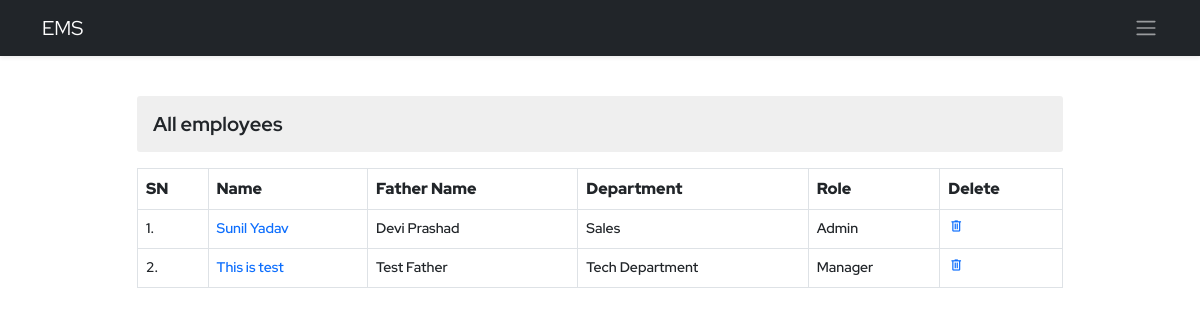
Page /ems/employee-view/ (signed in) on the earlier database version.
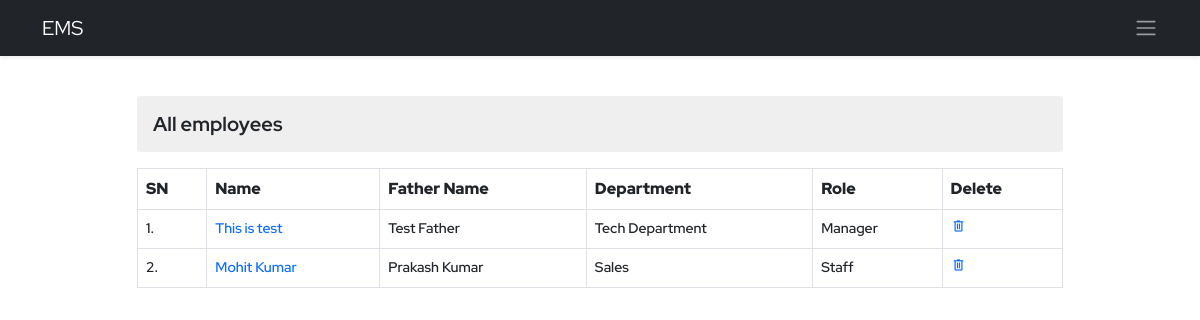
Same page on the later database version.
### ems/models.py (models this page shows, shortened)
class Employee(models.Model):
    empid=models.AutoField(primary_key=True)
    user=models.OneToOneField(User,on_delete=models.CASCADE)
    name=models.CharField(max_length=50)
    father_name=models.CharField(max_length=50)
    avtar=models.ImageField(upload_to='employee_profile_images', null=True, blank=True)
    dob=models.DateField()
    email=models.EmailField(max_length=100)
    mobile_no=models.IntegerField()
    emergency_mobile_no=models.IntegerField(null=True,blank=True)
    address=models.OneToOneField(Address, on_delete=models.CASCADE,blank=True, null=True,)
    designation=models.CharField(max_length=70)
    role=models.ForeignKey(Role, on_delete=models.SET_NULL,blank=True, null=True,)
    department=models.ForeignKey(Department, on_delete=models.SET_NULL,blank=True, null=True,)
    joining_date=models.DateField()
    status=models.CharField(max_length=15)

class Department(models.Model):
    name=models.CharField(max_length=70, unique=True)
    description=models.TextField(max_length=200)
    def __str__(self):
        return self.name

class Role(models.Model):
    name=models.CharField(max_length=70, unique=True)
    description=models.TextField(max_length=200)
    def __str__(self):
        return self.name

### ems/views.py (the view)
# urls.py: path('employee-view/',viewEmployee,name='employee-view'),
@login_required()
def viewEmployee(request):
    context = {}
    try:
        employees = Employee.objects.all()
        context['employees'] = employees
    except Exception as e:
        print('View Employee Exception : ', e)
    return render(request, 'ems/view_employee.html', context)

### ems/templates/ems/view_employee.html (shortened to what this page needs)
{% extends './base.html' %}
{% block body %}
<div class="container py-4">
    <div class="row d-flex align-items-center justify-content-center">
        <div class="col-12 col-sm-10 overflow-auto">
            <h3 class="my-3 derpartment-title">All employees</h3>
            <table class="table table-bordered department-table">
                <tr>
                    <th>SN</th>
                    <th>Name</th>
                    <th>Father Name</th>
                    <th>Department</th>
                    <th>Role</th>
                    <th>Delete</th>
                </tr>
                {% for employee in employees %}
                <tr>
                    <td>{{forloop.counter}}.</td>
                    <td><a class="" href="{% url 'ems:employee-detail' employee.empid %}">{{employee.name}}</a></td>
                    <td>{{employee.father_name}}</td>
                    <td>{{employee.department}}</td>
                    <td>{{employee.role}}</td>
                    <td><a href="{% url 'ems:employee-delete' employee.empid %}" class="delete"><span class="material-symbols-outlined">
                        delete</span></a></td>
                </tr>
                {% endfor %}
            </table>
        </div>
    </div>
</div>
{% endblock body %}

### ems/templates/ems/base.html (shortened to what this page needs)
<!DOCTYPE html>
{% load static %}
<html lang="en">
<head>
    <link href="https://cdn.jsdelivr.net/npm/bootstrap@5.2.0/dist/css/bootstrap.min.css" rel="stylesheet"
>
    <link href='https://unpkg.com/boxicons@2.1.2/css/boxicons.min.css' rel='stylesheet'>
    <link rel="stylesheet" href="{% static 'css/style.css' %}">
</head>
<body>
    <header class="shadow-sm">
        <nav class="navbar navbar-expand-lg bg-dark navbar-dark">
            <div class="container">
                <a class="navbar-brand" href="{% url 'ems:ems' %}">EMS</a>
                <a class="cursor-pointer" data-bs-toggle="offcanvas" data-bs-target="#staticBackdrop"
                    aria-controls="staticBackdrop"><span class="navbar-toggler-icon"></span></a>
            </div>
        </nav>
    </header>
    <main>
        {% block body %}{% endblock body %}
    </main>
</body>
</html>

### static/css/style.css (style rules this page uses)
* { margin: 0; padding: 0; box-sizing: border-box; }
:root { --body-font: 'Red Hat Display', sans-serif; --second-font: 'Kaushan Script', cursive; --biggest-font-size: 2rem; --bigger-font-size: 1.5rem; --big-font-size: 1.25rem; --h1-font-size: 1.5rem; --h2-font-size: 1.25rem; --h3-font-size: 1rem; --normal-font-size: .938rem; --small-font-size: .813rem; --smaller-font-size: .75rem; --font-bold: 700; --font-black: 900; }
@media screen and (min-width: 1024px) { :root { --biggest-font-size: 6rem; --bigger-font-size: 3.5rem; --big-font-size: 2.75rem; --h1-font-size: 2.25rem; --h2-font-size: 1.5rem; --h3-font-size: 1.25rem; --normal-font-size: 1rem; --small-font-size: .875rem; --smaller-font-size: .813rem; --bs-modal-width:700px; } }
* { box-sizing: border-box; padding: 0; margin: 0; }
html { scroll-behavior: smooth; }
body, button, label, select, input { font-family: var(--body-font); font-size: var(--normal-font-size); }
h1, h2, h3 { font-weight: var(--font-bold); }
a { text-decoration: none; }
.cursor-pointer { cursor: pointer; }
.derpartment-title { font-size: var(--h3-font-size); background-color: #dadada70; padding: 1rem; border-radius: 3px; }
.department-table tr th { font-size: var(--normal-font); font-weight: var(--font-black); }
.department-table tr td { font-size: var(--small-font-size); font-weight:600; }
.department-table tr td .delete span { font-size: 16px !important; }

Differences in the rows shown:
removed Employee: name "Sunil Yadav", father_name "Devi Prashad", department "Sales", role "Admin"
added Employee: name "Mohit Kumar", father_name "Prakash Kumar", department "Sales", role "Staff"
